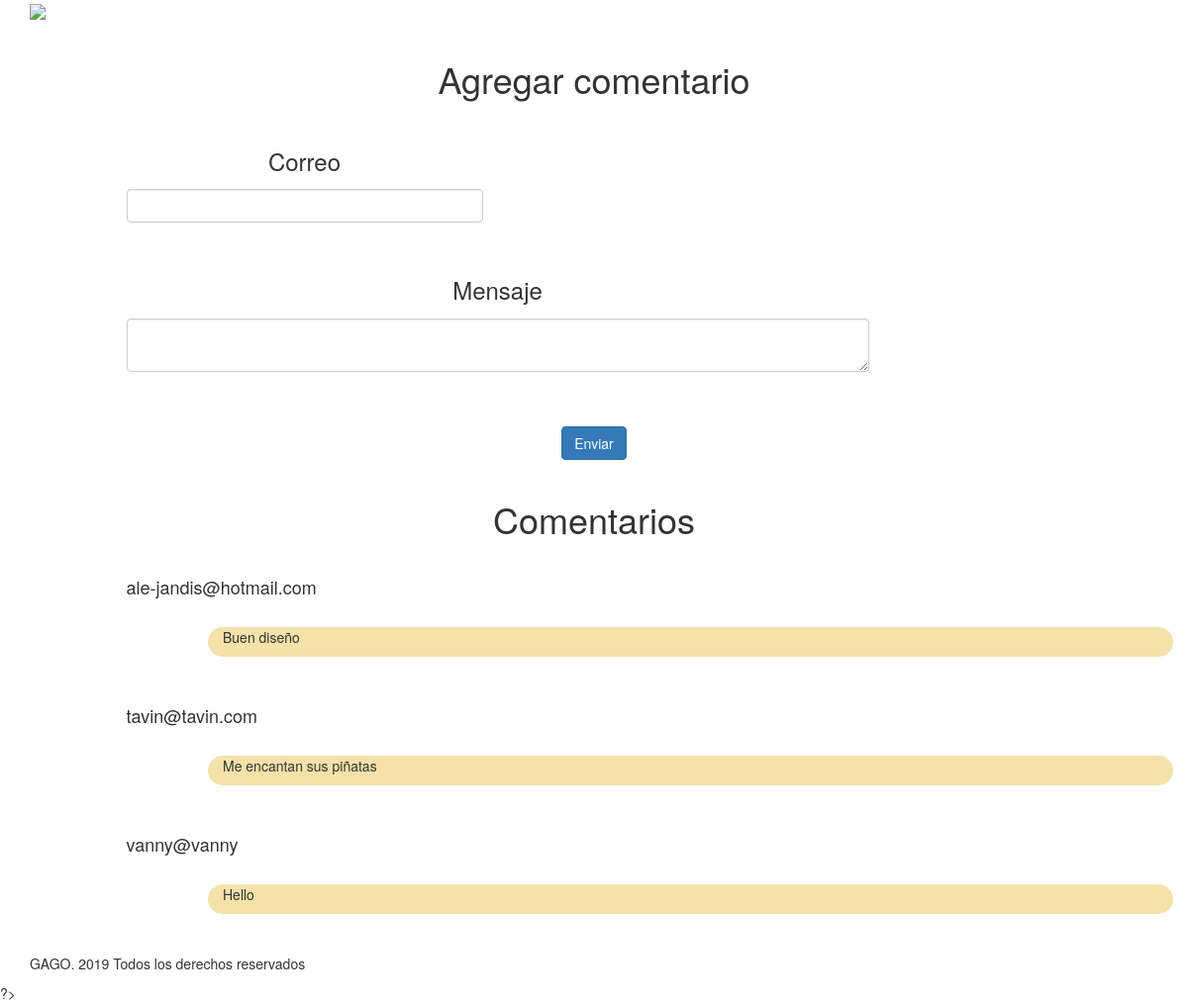
Page /comentar.php on the committed database.
### tables this page shows
CREATE TABLE `comentarios` (
  `idComentario` int(11) NOT NULL,
  `email` varchar(100) NOT NULL,
  `mensaje` varchar(200) NOT NULL,
  `fecha` varchar(20) NOT NULL,
  `estatus` int(11) NOT NULL DEFAULT '0'
);

### class/Comentario.php (called while the page is built, shortened)
<?php
class Comentario{
	public static function recuperarTodosValidados(){
		$conection = new Conection();
		$query = $conection->prepare('SELECT * FROM '.self::TABLA.' WHERE estatus = 1');
		$query->execute();
		$rows = $query->fetchAll();
		return $rows;
	}
}
?>

### comentar.php (the view)
<?php
include_once('template/header.php');
require_once('admin/class/Comentario.php');
$comentario = Comentario::recuperarTodosValidados();
?>
<br>
<center>
<div class="row">
 	<div class="col-xs-12">
 		<h1>Agregar comentario</h1>
 		<br>
 		<form action="lib/validar_comentar.php" method="post">
 		<div class="row">
 		<div class="col-xs-1">
 		</div>
 		<div class="col-xs-4">
 		<div class="form-group">
	 		<label for="email"><h3>Correo</h3></label>
	 		<input type="email" name="email" id="email" class="form-control"><br>
 		</div>
 		</div>
 		<div class="col-xs-6">
 		</div>
 		</div>
 		<div class="row">
 		<div class="col-xs-1">
 		</div>
 		<div class="col-xs-8">
 		<div class="form-group">
	 		<label for="Mensaje"><h3>Mensaje</h3></label>
	 		<textarea name="mensaje" id="mensaje" class="form-control"></textarea><br>
 		</div>
 		</div>
 		</div>
 		<div class="col-xs-12">
	 	<input type="hidden" name="fecha" id="fecha" value="<?php echo date('Y/m/d')?>"><br>
 		<button type="submit" class="btn btn-primary">Enviar</button>
 		</div>
 		</form>
 	</div>
 </div>
 </center>
 <br>
 <center>
 <h1>Comentarios</h1>
</center>
 <br>
 <?php
	if (count($comentario) > 0):
	?>
				<?php
					foreach ($comentario as $item):
				?>
				<div class="row">
			<div class="col-xs-1">
			</div>
			<div class="col-xs-11">
				<h4><?php echo $item['email']; ?></h4>
			</div>
		</div>
		<br>
		<div class="row">
			<div class="col-xs-2">
			</div>
			<div class="col-xs-10" style="background-color: #F3E2A9; border-radius: 50px 50px 50px 50px">
				<p><?php echo $item['mensaje']; ?></p>
			</div>
		</div>
		<br>
		<br>
			<?php endforeach;  ?>
	<?php else: ?>
		<p> No hay Comentarios registrados </p>
	<?php endif;
	include_once('template/footer.php');
	?>

### rows in the picture
comentarios: email "ale-jandis@hotmail.com", mensaje "Buen diseño"
comentarios: email "tavin@tavin.com", mensaje "Me encantan sus piñatas"
comentarios: email "vanny@vanny", mensaje "Hello"
